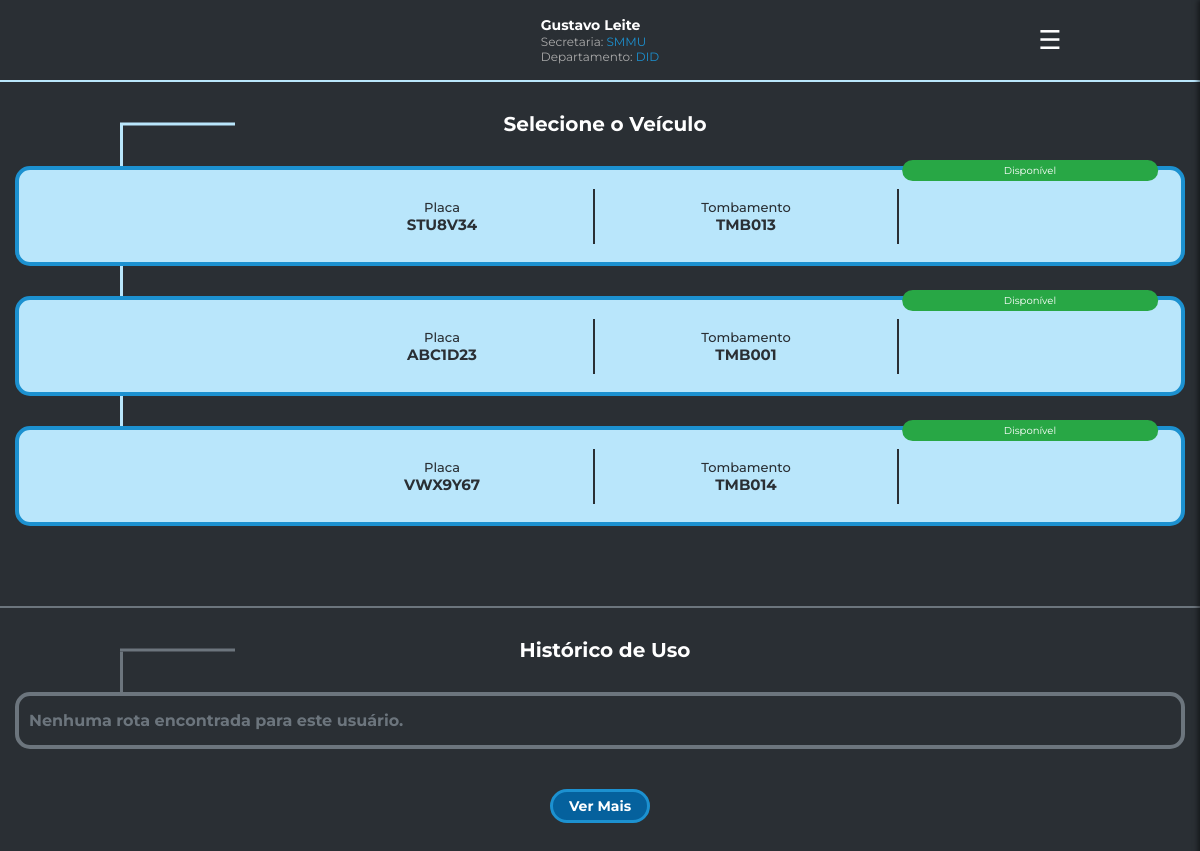
Page /acesso/home.php (signed in) on the committed database.
### tables this page shows
CREATE TABLE veiculo (
    id INT AUTO_INCREMENT PRIMARY KEY,
    placa VARCHAR(10),
    tombamento VARCHAR(20),
    marca VARCHAR(50),
    modelo VARCHAR(50),
    cor VARCHAR(20),
    tipo VARCHAR(20),
    especie VARCHAR(20),
    km INT,
    disponibilidade BOOLEAN,
    departamento_id INT,
    rota_funcionario_id INT,
    FOREIGN KEY (departamento_id) REFERENCES departamento(id)
);

### acesso/verificaSessao.php (called while the page is built, shortened)
<?php
    $nome = $_SESSION['usuario_nome'] ?? 'Não especificado';
    $usuarioID = $_SESSION['usuario_id'] ?? 'Não especificado';
    $secretaria = $_SESSION['secretaria_nome'] ?? 'Não especificado';
    $departamento = $_SESSION['departamento_nome'] ?? 'Não especificado';
    $cargoDepartamentoID = $_SESSION['cargo_departamento_id'];
?>

### acesso/home.php (the view, shortened to what this page needs)
<?php
include "verificaSessao.php";
include "../conexao.php";
$mostrarRota = false;
            ?>
    <?php
$query = "SELECT id, placa, tombamento, disponibilidade, departamento_id, rota_funcionario_id FROM veiculo WHERE departamento_id = '$cargoDepartamentoID'";
$result = $conn->query($query);
?>
<!DOCTYPE html>
<html lang="pt-BR">
<head>
    <link rel="stylesheet" href="../css/acesso/home.css">
</head>
<body id="pagina-inicial">
    <div class="nav-info">
        <div class="nav-icone">
        </div>
        <div class="nav-dados">
            <h2><?= htmlspecialchars($nome) ?></h2>
            <p>Secretaria: <span><?= htmlspecialchars($secretaria) ?></span></p>
            <p>Departamento: <span><?= htmlspecialchars($departamento) ?></span></p>
        </div>
        <div class="nav-menu">
            <div id="menu-icon" onclick="toggleMenu()">☰</div>
        </div>
    </div>
    <div class="veiculos-lista">
        <?php
            $rotaEmAndamento = false;
            if (!$rotaEmAndamento) {
                $result->data_seek(0);
                ?>
                <div class="veiculos-titulo">
                    <div class="veiculos-titulo-before"></div>
                    <h2>Selecione o Veículo</h2>
                </div>
                <?php
                while($veiculo = $result->fetch_assoc()):
                    if ($veiculo['disponibilidade'] == 1) {
                        $classeDisponibilidade = "disp-veiculos-selecionar";
                        $textoDisponibilidade = "Disponível";
                        $disabled = "";
                        $mostrarRota = false;
                        $statusVeiculo = "disp";
                        $corTexto = "color: #2A2F34;";
                        $corBorda = "disp";
                        $bloco = "disp";
                        $dados = "disp";
                    }
            ?>
    <form action="veiculoSelecionado.php" method="POST">
        <button type="submit" <?= $disabled; ?>>
            <div class="veiculos-container">
                <div class="veiculos-container-before"></div>
                <div class="<?= !empty($classeDisponibilidade) ? $classeDisponibilidade : 'indisp-veiculos-selecionar'; ?>">
                    <div class="<?= !empty($bloco) ? $bloco : 'indisp'; ?>-veiculos-bloco">
                        <div class="<?= !empty($dados) ? $dados : 'indisp'; ?>-veiculos-dados">
                        </div>
                        <div class="<?= !empty($dados) ? $dados : 'indisp'; ?>-veiculos-dados <?= !empty($corBorda) ? $corBorda : 'indisp'; ?>-borda-direita">
                            <h3 style="<?= !empty($corTexto) ? $corTexto : ''; ?>">Placa</h3>
                            <p style="<?= !empty($corTexto) ? $corTexto : ''; ?>"><?= htmlspecialchars($veiculo['placa']); ?></p>
                        </div>
                        <div class="<?= !empty($dados) ? $dados : 'indisp'; ?>-veiculos-dados <?= !empty($corBorda) ? $corBorda : 'indisp'; ?>-borda-direita">
                            <h3 style="<?= !empty($corTexto) ? $corTexto : ''; ?>">Tombamento</h3>
                            <p style="<?= !empty($corTexto) ? $corTexto : ''; ?>"><?= htmlspecialchars($veiculo['tombamento']); ?></p>
                        </div>
                        <div class="<?= !empty($dados) ? $dados : 'indisp'; ?>-veiculos-dados">
                            <div class="<?= !empty($statusVeiculo) ? $statusVeiculo : 'indisp'; ?>-informativo-label">
                                <?= !empty($textoDisponibilidade) ? $textoDisponibilidade : 'Indisponível'; ?>
                            </div>
                        </div>
                    </div>
                </div>
            </button>
        </form>
    <?php endwhile;
        }
    ?>
    <?php if (!$mostrarRota): ?>
    <hr style="margin-top: 50px; border: 1px solid #6C757D;">
    <div class="veiculos-titulo">
        <div class="veiculos-historico-before"></div>
        <h2>Histórico de Uso</h2>
    </div>
<div class="veiculos-lista" style="margin-bottom: 70px;">
    <div id="historicoVeiculos">
        <?php
        include "../conexao.php";
        $sql = "SELECT rota.*, veiculo.placa
        FROM rota
        JOIN veiculo ON rota.veiculo_id = veiculo.id
        WHERE rota.funcionario_id = ?
        ORDER BY rota.id DESC
        LIMIT 1 OFFSET ?";
        $offset = isset($_GET['offset']) ? intval($_GET['offset']) : 0;
        $stmt = $conn->prepare($sql);
        if (!$stmt->bind_param("ii", $usuarioID, $offset)) {
            echo json_encode(['error' => "Erro ao associar parâmetros: " . $stmt->error]);
            exit;
        }
        if (!$stmt->execute()) {
            echo json_encode(['error' => "Erro ao executar consulta: " . $stmt->error]);
            exit;
        }
        $result = $stmt->get_result();
        if ($stmt) {
            if ($result->num_rows > 0) {
                while ($rota = $result->fetch_assoc()) {
                    $chave = '1234567890123456';
                    $id = $rota['id'];
                    $rota_id_criptografado = criptografar_id($id, $chave);
                    ?>
                <div class="veiculos-container-historico">
                    <div class="historico-container-before"></div>
                        <div class="historico-veiculos-selecionar">
                            <div class="historico-veiculos-bloco">
                                <div class="historico-veiculos-dados">
                                    <img src="../img/icone_historico_veiculo.png" alt="Histórico">
                                </div>
                                <div class="historico-veiculos-dados historico-borda-direita">
                                    <h3>Placa</h3>
                                    <p><?= htmlspecialchars($rota['placa']); ?></p>
                                </div>
                                <div class="historico-veiculos-dados historico-borda-direita">
                                    <h3>Data</h3>
                                    <?php
                                    $data_inicial = $rota['data_inicial'];
                                    $data_formatada = DateTime::createFromFormat('Y-m-d', $data_inicial)->format('d/m/Y');
                                    ?>
                                    <p><?= htmlspecialchars($data_formatada); ?></p>
                                </div>
                                <div class="historico-veiculos-dados">
                                    <form action="gerarFR.php" method="GET">
                                        <button type="submit">
                                            <div class="historico-fr">
                                                <img src="../img/icone_pdf_white.png" alt="Gerar FR">
                                                <p>Gerar FR</p>
                                                <input type="hidden" name="rota_id" value="<?= $rota_id_criptografado ?>">
                                            </div>
                                        </button>
                                    </form>
                                </div>
                            </div>
                        </div>
                    </div>
                    <?php
                }
            } else {
                echo "<div class='veiculos-container-historico'>
                        <div class='historico-container-before'></div>
                        <div class='historico-veiculos-selecionar'>
                            <div class='historico-veiculos-bloco'>
                                <p style='color: #6C757D; text-align: center; padding: 15px 10px; font-weight: bold;'>
                                    Nenhuma rota encontrada para este usuário.
                                </p>
                            </div>
                        </div>
                      </div>";
            }
        } else {
            echo "<p>Erro na consulta: " . $conn->error . "</p>";
        }
        ?>
    </div>
    <div style="display: flex; justify-content: center; align-items: center;" class="ver-mais-container">
        <div id="verMais" class="historico-ver-mais"><p>Ver Mais</p></div>
    </div>
    <?php endif; ?>
</div>
    </body>
</html>

### rows in the picture
veiculo: placa "STU8V34", tombamento "TMB013", disponibilidade "Disponível"
veiculo: placa "ABC1D23", tombamento "TMB001", disponibilidade "Disponível"
veiculo: placa "VWX9Y67", tombamento "TMB014", disponibilidade "Disponível"

### other values in the picture
$nome "Gustavo Leite"
$secretaria "SMMU"
$departamento "DID"
